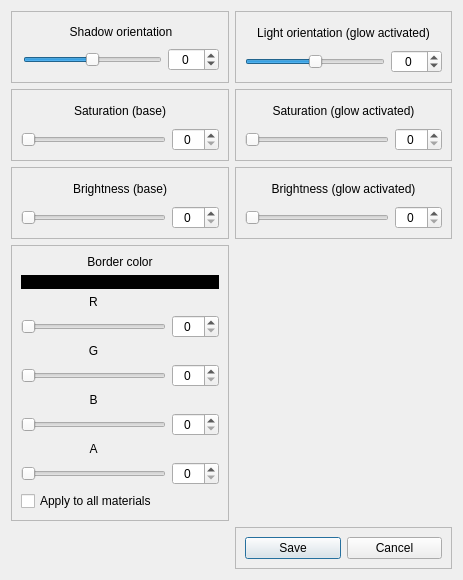
<?xml version="1.0" encoding="UTF-8"?>
<ui version="4.0">
 <class>Dialog</class>
 <widget class="QDialog" name="Dialog">
  <property name="geometry">
   <rect>
    <x>0</x>
    <y>0</y>
    <width>463</width>
    <height>580</height>
   </rect>
  </property>
  <property name="sizePolicy">
   <sizepolicy hsizetype="Preferred" vsizetype="Preferred">
    <horstretch>0</horstretch>
    <verstretch>0</verstretch>
   </sizepolicy>
  </property>
  <property name="windowTitle">
   <string>Material children editor</string>
  </property>
  <property name="layoutDirection">
   <enum>Qt::LeftToRight</enum>
  </property>
  <layout class="QGridLayout" name="gridLayout_2">
   <item row="6" column="2">
    <widget class="QFrame" name="frame">
     <property name="sizePolicy">
      <sizepolicy hsizetype="Preferred" vsizetype="Fixed">
       <horstretch>0</horstretch>
       <verstretch>0</verstretch>
      </sizepolicy>
     </property>
     <property name="frameShape">
      <enum>QFrame::StyledPanel</enum>
     </property>
     <property name="frameShadow">
      <enum>QFrame::Raised</enum>
     </property>
     <layout class="QHBoxLayout" name="horizontalLayout">
      <item>
       <widget class="QPushButton" name="save_material_button">
        <property name="sizePolicy">
         <sizepolicy hsizetype="Minimum" vsizetype="Fixed">
          <horstretch>0</horstretch>
          <verstretch>0</verstretch>
         </sizepolicy>
        </property>
        <property name="text">
         <string>Save</string>
        </property>
       </widget>
      </item>
      <item>
       <widget class="QPushButton" name="cancel_material_button">
        <property name="sizePolicy">
         <sizepolicy hsizetype="Minimum" vsizetype="Fixed">
          <horstretch>0</horstretch>
          <verstretch>0</verstretch>
         </sizepolicy>
        </property>
        <property name="layoutDirection">
         <enum>Qt::LeftToRight</enum>
        </property>
        <property name="text">
         <string>Cancel</string>
        </property>
       </widget>
      </item>
     </layout>
    </widget>
   </item>
   <item row="2" column="1">
    <widget class="QFrame" name="brightness_base">
     <property name="frameShape">
      <enum>QFrame::StyledPanel</enum>
     </property>
     <property name="frameShadow">
      <enum>QFrame::Raised</enum>
     </property>
     <layout class="QGridLayout" name="gridLayout_6">
      <item row="1" column="1">
       <widget class="QSpinBox" name="brightness_base_value">
        <property name="alignment">
         <set>Qt::AlignCenter</set>
        </property>
        <property name="maximum">
         <number>100</number>
        </property>
       </widget>
      </item>
      <item row="1" column="0">
       <widget class="QSlider" name="brightness_base_value_2">
        <property name="maximum">
         <number>100</number>
        </property>
        <property name="orientation">
         <enum>Qt::Horizontal</enum>
        </property>
       </widget>
      </item>
      <item row="0" column="0" colspan="2">
       <widget class="QLabel" name="brightness_base_text">
        <property name="text">
         <string>Brightness (base)</string>
        </property>
        <property name="alignment">
         <set>Qt::AlignCenter</set>
        </property>
       </widget>
      </item>
     </layout>
    </widget>
   </item>
   <item row="0" column="1">
    <widget class="QFrame" name="shadow_orienation">
     <property name="frameShape">
      <enum>QFrame::StyledPanel</enum>
     </property>
     <property name="frameShadow">
      <enum>QFrame::Raised</enum>
     </property>
     <layout class="QGridLayout" name="gridLayout">
      <property name="leftMargin">
       <number>11</number>
      </property>
      <property name="bottomMargin">
       <number>11</number>
      </property>
      <item row="2" column="0">
       <widget class="QSlider" name="shadow_orienation_slider">
        <property name="minimum">
         <number>-100</number>
        </property>
        <property name="maximum">
         <number>100</number>
        </property>
        <property name="pageStep">
         <number>10</number>
        </property>
        <property name="value">
         <number>0</number>
        </property>
        <property name="orientation">
         <enum>Qt::Horizontal</enum>
        </property>
       </widget>
      </item>
      <item row="2" column="1">
       <widget class="QSpinBox" name="shadow_orienation_value">
        <property name="alignment">
         <set>Qt::AlignCenter</set>
        </property>
        <property name="minimum">
         <number>-100</number>
        </property>
        <property name="maximum">
         <number>100</number>
        </property>
       </widget>
      </item>
      <item row="0" column="0" colspan="2">
       <widget class="QLabel" name="shadow_orienation_text">
        <property name="text">
         <string>Shadow orientation</string>
        </property>
        <property name="alignment">
         <set>Qt::AlignCenter</set>
        </property>
       </widget>
      </item>
     </layout>
    </widget>
   </item>
   <item row="1" column="1">
    <widget class="QFrame" name="saturation_base">
     <property name="frameShape">
      <enum>QFrame::StyledPanel</enum>
     </property>
     <property name="frameShadow">
      <enum>QFrame::Raised</enum>
     </property>
     <layout class="QGridLayout" name="gridLayout_5">
      <item row="1" column="0">
       <widget class="QSlider" name="saturation_base_slider">
        <property name="maximum">
         <number>100</number>
        </property>
        <property name="orientation">
         <enum>Qt::Horizontal</enum>
        </property>
       </widget>
      </item>
      <item row="0" column="0" colspan="2">
       <widget class="QLabel" name="saturation_base_text">
        <property name="text">
         <string>Saturation (base)</string>
        </property>
        <property name="alignment">
         <set>Qt::AlignCenter</set>
        </property>
       </widget>
      </item>
      <item row="1" column="1">
       <widget class="QSpinBox" name="saturation_base_value">
        <property name="alignment">
         <set>Qt::AlignCenter</set>
        </property>
        <property name="maximum">
         <number>100</number>
        </property>
       </widget>
      </item>
     </layout>
    </widget>
   </item>
   <item row="1" column="2">
    <widget class="QFrame" name="saturation_glow">
     <property name="frameShape">
      <enum>QFrame::StyledPanel</enum>
     </property>
     <property name="frameShadow">
      <enum>QFrame::Raised</enum>
     </property>
     <layout class="QGridLayout" name="gridLayout_4">
      <item row="1" column="0">
       <widget class="QSlider" name="saturation_glow_slider">
        <property name="maximum">
         <number>100</number>
        </property>
        <property name="orientation">
         <enum>Qt::Horizontal</enum>
        </property>
       </widget>
      </item>
      <item row="1" column="1">
       <widget class="QSpinBox" name="saturation_glow_value">
        <property name="alignment">
         <set>Qt::AlignCenter</set>
        </property>
        <property name="maximum">
         <number>100</number>
        </property>
       </widget>
      </item>
      <item row="0" column="0" colspan="2">
       <widget class="QLabel" name="saturation_glow_text">
        <property name="text">
         <string>Saturation (glow activated)</string>
        </property>
        <property name="alignment">
         <set>Qt::AlignCenter</set>
        </property>
       </widget>
      </item>
     </layout>
    </widget>
   </item>
   <item row="2" column="2">
    <widget class="QFrame" name="brightness_glow">
     <property name="frameShape">
      <enum>QFrame::StyledPanel</enum>
     </property>
     <property name="frameShadow">
      <enum>QFrame::Raised</enum>
     </property>
     <layout class="QGridLayout" name="gridLayout_7">
      <item row="1" column="0">
       <widget class="QSlider" name="brightness_glow_slider">
        <property name="maximum">
         <number>100</number>
        </property>
        <property name="orientation">
         <enum>Qt::Horizontal</enum>
        </property>
       </widget>
      </item>
      <item row="1" column="1">
       <widget class="QSpinBox" name="brightness_glow_value">
        <property name="alignment">
         <set>Qt::AlignCenter</set>
        </property>
        <property name="maximum">
         <number>100</number>
        </property>
       </widget>
      </item>
      <item row="0" column="0" colspan="2">
       <widget class="QLabel" name="brightness_glow_text">
        <property name="text">
         <string>Brightness (glow activated)</string>
        </property>
        <property name="alignment">
         <set>Qt::AlignCenter</set>
        </property>
       </widget>
      </item>
     </layout>
    </widget>
   </item>
   <item row="3" column="1">
    <widget class="QFrame" name="border_color">
     <property name="enabled">
      <bool>true</bool>
     </property>
     <property name="sizePolicy">
      <sizepolicy hsizetype="Preferred" vsizetype="Preferred">
       <horstretch>0</horstretch>
       <verstretch>0</verstretch>
      </sizepolicy>
     </property>
     <property name="frameShape">
      <enum>QFrame::StyledPanel</enum>
     </property>
     <property name="frameShadow">
      <enum>QFrame::Raised</enum>
     </property>
     <layout class="QGridLayout" name="gridLayout_8">
      <item row="3" column="0" colspan="2">
       <widget class="QLabel" name="border_color_text">
        <property name="text">
         <string>Border color</string>
        </property>
        <property name="alignment">
         <set>Qt::AlignCenter</set>
        </property>
       </widget>
      </item>
      <item row="15" column="0">
       <widget class="QLabel" name="border_color_A">
        <property name="text">
         <string>A</string>
        </property>
        <property name="alignment">
         <set>Qt::AlignCenter</set>
        </property>
       </widget>
      </item>
      <item row="14" column="0">
       <widget class="QSlider" name="border_color_B_slider">
        <property name="maximum">
         <number>255</number>
        </property>
        <property name="singleStep">
         <number>1</number>
        </property>
        <property name="orientation">
         <enum>Qt::Horizontal</enum>
        </property>
       </widget>
      </item>
      <item row="7" column="0">
       <widget class="QLabel" name="border_color_R">
        <property name="text">
         <string>R</string>
        </property>
        <property name="alignment">
         <set>Qt::AlignCenter</set>
        </property>
       </widget>
      </item>
      <item row="4" column="0" rowspan="2" colspan="2">
       <widget class="QLabel" name="border_color_color">
        <property name="autoFillBackground">
         <bool>false</bool>
        </property>
        <property name="styleSheet">
         <string notr="true">background-color: rgba(0, 0, 0, 255);</string>
        </property>
        <property name="frameShadow">
         <enum>QFrame::Plain</enum>
        </property>
        <property name="lineWidth">
         <number>1</number>
        </property>
        <property name="text">
         <string/>
        </property>
       </widget>
      </item>
      <item row="14" column="1">
       <widget class="QSpinBox" name="border_color_B_value">
        <property name="alignment">
         <set>Qt::AlignCenter</set>
        </property>
        <property name="maximum">
         <number>255</number>
        </property>
       </widget>
      </item>
      <item row="9" column="0">
       <widget class="QSlider" name="border_color_R_slider">
        <property name="maximum">
         <number>255</number>
        </property>
        <property name="singleStep">
         <number>1</number>
        </property>
        <property name="orientation">
         <enum>Qt::Horizontal</enum>
        </property>
       </widget>
      </item>
      <item row="9" column="1">
       <widget class="QSpinBox" name="border_color_R_value">
        <property name="alignment">
         <set>Qt::AlignCenter</set>
        </property>
        <property name="maximum">
         <number>255</number>
        </property>
       </widget>
      </item>
      <item row="16" column="1">
       <widget class="QSpinBox" name="border_color_A_value">
        <property name="alignment">
         <set>Qt::AlignCenter</set>
        </property>
        <property name="maximum">
         <number>255</number>
        </property>
       </widget>
      </item>
      <item row="11" column="0">
       <widget class="QLabel" name="border_color_G">
        <property name="text">
         <string>G</string>
        </property>
        <property name="alignment">
         <set>Qt::AlignCenter</set>
        </property>
       </widget>
      </item>
      <item row="16" column="0">
       <widget class="QSlider" name="border_color_A_slider">
        <property name="maximum">
         <number>255</number>
        </property>
        <property name="singleStep">
         <number>1</number>
        </property>
        <property name="orientation">
         <enum>Qt::Horizontal</enum>
        </property>
       </widget>
      </item>
      <item row="13" column="0">
       <widget class="QLabel" name="border_color_B">
        <property name="text">
         <string>B</string>
        </property>
        <property name="alignment">
         <set>Qt::AlignCenter</set>
        </property>
       </widget>
      </item>
      <item row="12" column="1">
       <widget class="QSpinBox" name="border_color_G_value">
        <property name="alignment">
         <set>Qt::AlignCenter</set>
        </property>
        <property name="maximum">
         <number>255</number>
        </property>
       </widget>
      </item>
      <item row="12" column="0">
       <widget class="QSlider" name="border_color_G_slider">
        <property name="maximum">
         <number>255</number>
        </property>
        <property name="singleStep">
         <number>1</number>
        </property>
        <property name="orientation">
         <enum>Qt::Horizontal</enum>
        </property>
       </widget>
      </item>
      <item row="17" column="0">
       <widget class="QCheckBox" name="border_color_apply_all_materials_check">
        <property name="text">
         <string>Apply to all materials</string>
        </property>
        <property name="tristate">
         <bool>false</bool>
        </property>
       </widget>
      </item>
     </layout>
    </widget>
   </item>
   <item row="0" column="2">
    <widget class="QFrame" name="light_orientation_glow">
     <property name="frameShape">
      <enum>QFrame::StyledPanel</enum>
     </property>
     <property name="frameShadow">
      <enum>QFrame::Raised</enum>
     </property>
     <layout class="QGridLayout" name="gridLayout_3">
      <item row="1" column="0">
       <widget class="QSlider" name="light_orientation_glow_slider">
        <property name="minimum">
         <number>-100</number>
        </property>
        <property name="maximum">
         <number>100</number>
        </property>
        <property name="orientation">
         <enum>Qt::Horizontal</enum>
        </property>
       </widget>
      </item>
      <item row="1" column="1">
       <widget class="QSpinBox" name="light_orientation_glow_value">
        <property name="alignment">
         <set>Qt::AlignCenter</set>
        </property>
        <property name="minimum">
         <number>-100</number>
        </property>
        <property name="maximum">
         <number>100</number>
        </property>
       </widget>
      </item>
      <item row="0" column="0" colspan="2">
       <widget class="QLabel" name="light_orientation_glow_text">
        <property name="text">
         <string>Light orientation (glow activated)</string>
        </property>
        <property name="alignment">
         <set>Qt::AlignCenter</set>
        </property>
       </widget>
      </item>
     </layout>
    </widget>
   </item>
  </layout>
 </widget>
 <resources/>
 <connections>
  <connection>
   <sender>shadow_orienation_value</sender>
   <signal>valueChanged(int)</signal>
   <receiver>shadow_orienation_slider</receiver>
   <slot>setValue(int)</slot>
   <hints>
    <hint type="sourcelabel">
     <x>169</x>
     <y>62</y>
    </hint>
    <hint type="destinationlabel">
     <x>95</x>
     <y>62</y>
    </hint>
   </hints>
  </connection>
  <connection>
   <sender>shadow_orienation_slider</sender>
   <signal>valueChanged(int)</signal>
   <receiver>shadow_orienation_value</receiver>
   <slot>setValue(int)</slot>
   <hints>
    <hint type="sourcelabel">
     <x>89</x>
     <y>47</y>
    </hint>
    <hint type="destinationlabel">
     <x>215</x>
     <y>67</y>
    </hint>
   </hints>
  </connection>
  <connection>
   <sender>light_orientation_glow_slider</sender>
   <signal>valueChanged(int)</signal>
   <receiver>light_orientation_glow_value</receiver>
   <slot>setValue(int)</slot>
   <hints>
    <hint type="sourcelabel">
     <x>256</x>
     <y>58</y>
    </hint>
    <hint type="destinationlabel">
     <x>439</x>
     <y>67</y>
    </hint>
   </hints>
  </connection>
  <connection>
   <sender>light_orientation_glow_value</sender>
   <signal>valueChanged(int)</signal>
   <receiver>light_orientation_glow_slider</receiver>
   <slot>setValue(int)</slot>
   <hints>
    <hint type="sourcelabel">
     <x>439</x>
     <y>67</y>
    </hint>
    <hint type="destinationlabel">
     <x>274</x>
     <y>55</y>
    </hint>
   </hints>
  </connection>
  <connection>
   <sender>saturation_base_slider</sender>
   <signal>valueChanged(int)</signal>
   <receiver>saturation_base_value</receiver>
   <slot>setValue(int)</slot>
   <hints>
    <hint type="sourcelabel">
     <x>78</x>
     <y>129</y>
    </hint>
    <hint type="destinationlabel">
     <x>215</x>
     <y>143</y>
    </hint>
   </hints>
  </connection>
  <connection>
   <sender>saturation_glow_value</sender>
   <signal>valueChanged(int)</signal>
   <receiver>saturation_glow_slider</receiver>
   <slot>setValue(int)</slot>
   <hints>
    <hint type="sourcelabel">
     <x>439</x>
     <y>143</y>
    </hint>
    <hint type="destinationlabel">
     <x>288</x>
     <y>132</y>
    </hint>
   </hints>
  </connection>
  <connection>
   <sender>brightness_glow_value</sender>
   <signal>valueChanged(int)</signal>
   <receiver>brightness_glow_slider</receiver>
   <slot>setValue(int)</slot>
   <hints>
    <hint type="sourcelabel">
     <x>439</x>
     <y>219</y>
    </hint>
    <hint type="destinationlabel">
     <x>265</x>
     <y>206</y>
    </hint>
   </hints>
  </connection>
  <connection>
   <sender>brightness_glow_slider</sender>
   <signal>valueChanged(int)</signal>
   <receiver>brightness_glow_value</receiver>
   <slot>setValue(int)</slot>
   <hints>
    <hint type="sourcelabel">
     <x>250</x>
     <y>204</y>
    </hint>
    <hint type="destinationlabel">
     <x>439</x>
     <y>219</y>
    </hint>
   </hints>
  </connection>
  <connection>
   <sender>brightness_base_value</sender>
   <signal>valueChanged(int)</signal>
   <receiver>brightness_base_value_2</receiver>
   <slot>setValue(int)</slot>
   <hints>
    <hint type="sourcelabel">
     <x>215</x>
     <y>219</y>
    </hint>
    <hint type="destinationlabel">
     <x>105</x>
     <y>205</y>
    </hint>
   </hints>
  </connection>
  <connection>
   <sender>brightness_base_value_2</sender>
   <signal>valueChanged(int)</signal>
   <receiver>brightness_base_value</receiver>
   <slot>setValue(int)</slot>
   <hints>
    <hint type="sourcelabel">
     <x>79</x>
     <y>212</y>
    </hint>
    <hint type="destinationlabel">
     <x>215</x>
     <y>219</y>
    </hint>
   </hints>
  </connection>
  <connection>
   <sender>border_color_A_value</sender>
   <signal>valueChanged(int)</signal>
   <receiver>border_color_A_slider</receiver>
   <slot>setValue(int)</slot>
   <hints>
    <hint type="sourcelabel">
     <x>215</x>
     <y>497</y>
    </hint>
    <hint type="destinationlabel">
     <x>123</x>
     <y>497</y>
    </hint>
   </hints>
  </connection>
  <connection>
   <sender>border_color_A_slider</sender>
   <signal>valueChanged(int)</signal>
   <receiver>border_color_A_value</receiver>
   <slot>setValue(int)</slot>
   <hints>
    <hint type="sourcelabel">
     <x>111</x>
     <y>497</y>
    </hint>
    <hint type="destinationlabel">
     <x>215</x>
     <y>497</y>
    </hint>
   </hints>
  </connection>
  <connection>
   <sender>saturation_base_value</sender>
   <signal>valueChanged(int)</signal>
   <receiver>saturation_base_slider</receiver>
   <slot>setValue(int)</slot>
   <hints>
    <hint type="sourcelabel">
     <x>215</x>
     <y>143</y>
    </hint>
    <hint type="destinationlabel">
     <x>90</x>
     <y>129</y>
    </hint>
   </hints>
  </connection>
  <connection>
   <sender>saturation_glow_slider</sender>
   <signal>valueChanged(int)</signal>
   <receiver>saturation_glow_value</receiver>
   <slot>setValue(int)</slot>
   <hints>
    <hint type="sourcelabel">
     <x>385</x>
     <y>143</y>
    </hint>
    <hint type="destinationlabel">
     <x>439</x>
     <y>143</y>
    </hint>
   </hints>
  </connection>
  <connection>
   <sender>border_color_R_slider</sender>
   <signal>valueChanged(int)</signal>
   <receiver>border_color_R_value</receiver>
   <slot>setValue(int)</slot>
   <hints>
    <hint type="sourcelabel">
     <x>104</x>
     <y>341</y>
    </hint>
    <hint type="destinationlabel">
     <x>215</x>
     <y>341</y>
    </hint>
   </hints>
  </connection>
  <connection>
   <sender>border_color_B_slider</sender>
   <signal>valueChanged(int)</signal>
   <receiver>border_color_B_value</receiver>
   <slot>setValue(int)</slot>
   <hints>
    <hint type="sourcelabel">
     <x>95</x>
     <y>445</y>
    </hint>
    <hint type="destinationlabel">
     <x>215</x>
     <y>445</y>
    </hint>
   </hints>
  </connection>
  <connection>
   <sender>border_color_G_slider</sender>
   <signal>valueChanged(int)</signal>
   <receiver>border_color_G_value</receiver>
   <slot>setValue(int)</slot>
   <hints>
    <hint type="sourcelabel">
     <x>104</x>
     <y>393</y>
    </hint>
    <hint type="destinationlabel">
     <x>215</x>
     <y>393</y>
    </hint>
   </hints>
  </connection>
  <connection>
   <sender>border_color_R_value</sender>
   <signal>valueChanged(int)</signal>
   <receiver>border_color_R_slider</receiver>
   <slot>setValue(int)</slot>
   <hints>
    <hint type="sourcelabel">
     <x>215</x>
     <y>341</y>
    </hint>
    <hint type="destinationlabel">
     <x>142</x>
     <y>341</y>
    </hint>
   </hints>
  </connection>
  <connection>
   <sender>border_color_B_value</sender>
   <signal>valueChanged(int)</signal>
   <receiver>border_color_B_slider</receiver>
   <slot>setValue(int)</slot>
   <hints>
    <hint type="sourcelabel">
     <x>215</x>
     <y>445</y>
    </hint>
    <hint type="destinationlabel">
     <x>107</x>
     <y>445</y>
    </hint>
   </hints>
  </connection>
  <connection>
   <sender>border_color_G_value</sender>
   <signal>valueChanged(int)</signal>
   <receiver>border_color_G_slider</receiver>
   <slot>setValue(int)</slot>
   <hints>
    <hint type="sourcelabel">
     <x>215</x>
     <y>393</y>
    </hint>
    <hint type="destinationlabel">
     <x>133</x>
     <y>393</y>
    </hint>
   </hints>
  </connection>
 </connections>
</ui>
